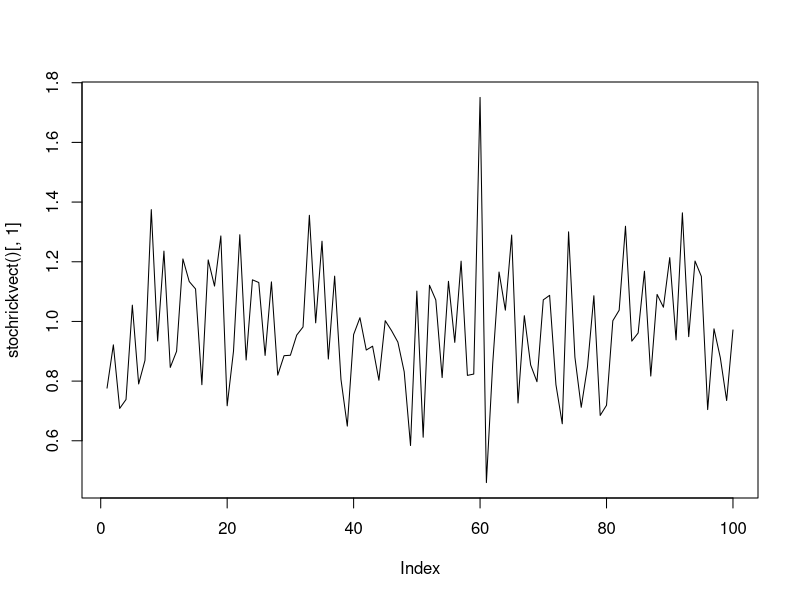

Reproduce this figure in R.
# Ricker model -- with no stochasticity!

Ricker <- function(N0 = 1, r = 1, k = 10, generations = 50){
    # runs a simulation of the Ricker model
    # returns a vector of legnth generations

    N <- rep(NA, generations)  # created a vector of NA

    N[1] <- N0
    for(t in 2:generations){
        N[t] <- N[t -1] * exp(r*(1.0-(N[t-1]/k)))
    }
    return(N)
}

# plot(Ricker(2,2,100,50), type = "l")
# plot(Ricker())



# Runs the stochastic (with gaussian fluctuations) Ricker Eqn .

rm(list=ls())

stochrick<-function(p0=runif(1000,.5,1.5),r=1.2,K=1,sigma=0.2,numyears=100)
{
  #initialize
  N<-matrix(NA,numyears,length(p0))
  N[1,]<-p0
  
  for (pop in 1:length(p0)) #loop through the populations
  {
    for (yr in 2:numyears) #for each pop, loop through the years
    {
      N[yr,pop]<-N[yr-1,pop]*exp(r*(1-N[yr-1,pop]/K)+rnorm(1,0,sigma))
    }
  }
  return(N)
}

print("Non-Vectorized Stochastic Ricker takes:")
print(system.time(res2<-stochrick()))

# Now write another code called stochrickvect that vectorizes the above 
# to the extent possible, with improved performance: 


rm(list=ls())

stochrickvect <- function(p0=runif(1000,.5,1.5),r=1.2,k=1,sigma=0.2,numyears=100){
    #initialize
    N<-matrix(NA,numyears,length(p0))
    N[1,]<-p0
    
    # rando <- matrix(rnorm((numyears -1)*1000, 0, sigma), numyears-1, 1000)  # this actually makes it slower!!!
    
    for (yr in 2:numyears){ #for each pop, loop through the years
        N[yr,]<-N[yr-1,]*exp(r*(1-N[yr-1,]/k)+rnorm(1000,0,sigma))  #rando[yr-1,])
    }
    return(N) 
}

print("Vectorized Stochastic Ricker takes:")
print(system.time(res2<-stochrickvect()))


# fun making some plots with different parameters

# for(r in rnorm(10, 2, 1)){
#     for(k in seq(1,100,10)){
#         for(sigma in seq(0,1,0.1))
#             plot(stochrickvect(r =r, k = k, sigma = sigma)[,1], type = 'l', main = paste("r: ", r, " k: ", k, " sigma: ", sigma))
#     }
# }

plot(stochrickvect()[,1], type = 'l')

